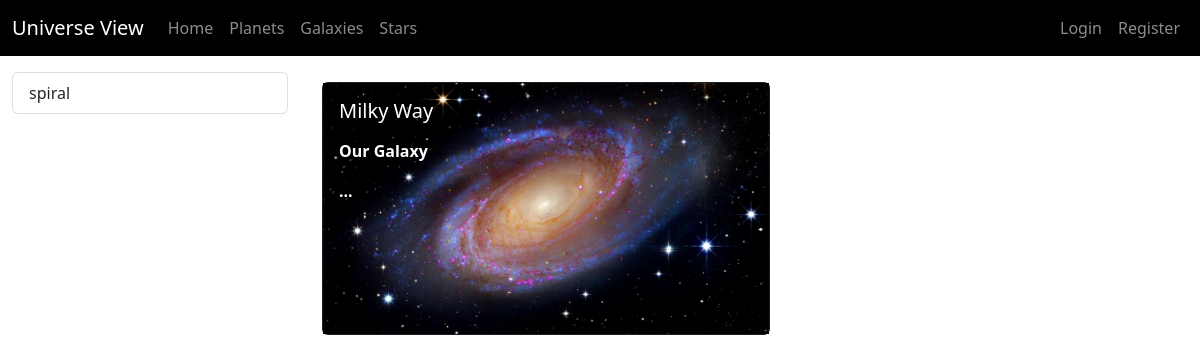
The page /galaxies on the database its author committed.
### blog/models.py (models this page shows, shortened)
class Category(models.Model):
    name = models.CharField(max_length=50)
    slug = models.SlugField(null= False,blank = True,unique=True,db_index=True, editable= False)
    type = models.ForeignKey(Type,null=True, on_delete=models.CASCADE)

class Blog(models.Model):
    name = models.CharField(max_length=100)
    image = models.ImageField(upload_to="blogs")
    description = RichTextField()
    is_active = models.BooleanField(default=False)
    is_home = models.BooleanField(default=False)
    slug = models.SlugField(null= False,blank = True,unique=True,db_index=True, editable= False)
    category = models.ForeignKey(Category,null= True, on_delete=models.CASCADE)
    type = models.ForeignKey(Type,null= True, on_delete=models.CASCADE)

### blog/views.py (the view)
# urls.py: path("galaxies", views.galaxies, name = "galaxies"),
def galaxies(request):
    context = {
        "blogs" : Blog.objects.filter(type = 6),
        "categories" : Category.objects.filter(type = 6),
    }
    return render(request, "blog/galaxies.html",context)

### blog/templates/blog/galaxies.html (shortened to what this page needs)
{% extends 'base.html' %}
{% load static %}
{% block css_files %}
    <link rel = "stylesheet" href= "{% static 'blog/css/blogsStyle.css' %}">
{% endblock %}
{% block content %}
<div class="container-fluid">
    <div class = "row">
        <div class = "col-3 mt-3">
            <div class="list-group">
                {% for category  in categories %}
                {% if category.slug == selected_category     %}
                <a class="list-group-item list-group-item-action active" href="{% url 'categories' category.slug %}">{{category.name}}</a>
                {% else %}
                <a class="list-group-item list-group-item-action" href="{% url 'categories' category.slug %}">{{category.name}}</a>
                {% endif %}
            </div>
        </div>
        {% endfor %}
        <div class = "col-9 mt-3">
            {% if blogs|length > 0 %}
            <div class = "grid-container">
                {% for blog in blogs %}
                {% if blog.is_active %}
                    {% include 'blog/partials/card.html' %}
            </div>
                {% endif %}
                {% endfor %}
            {% else %}
                <div class = "alert alert-warning">
                    No Planets
                </div>
            {% endif %}
        </div>
    </div>
</div>
{% endblock %}

### blog/templates/blog/partials/card.html
{% load static %}
<div class = "grid-item">
    <a class="list-group-item list-group-item-action" href="{% url 'blog_details' blog.slug %}">
        <div class="card text-bg-dark" style="width: 28rem;" >
            <img src="{{ blog.image.url }}"  class="img-fluid" alt="" >
            <div class="card-img-overlay">
                <h5 class="card-title">
                    {{ blog.name|title }}
                </h5>
                <p class="card-text">{{blog.description|slice:"0:256"|safe}}...</p>
        </div>
    </a>
</div>

### blog/static/blog/css/blogsStyle.css (style rules this page uses)
a { color: inherit; }
.grid-container { display: grid; grid-template-columns: auto auto auto; padding: 5px; }
.grid-item { background-color: rgba(255, 255, 255, 0); padding: 5px; font-weight: bold; -webkit-text-stroke: 0px #fff; }

### rows shown on the page
Category: name "spiral"
Blog: image (picture), name "Milky Way", description "Our Galaxy"
